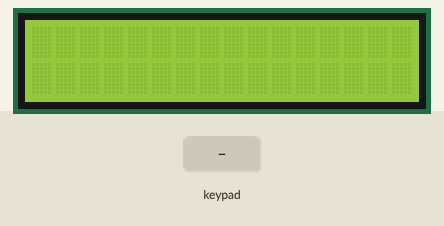
Simulated run of this sketch. Board: Arduino Mega 2560, built with avr-gcc and run on an emulated ATmega2560. On the bench: 16×2 character LCD. Inputs (shaded band) come from the test bench. What the sketch prints to the serial monitor is not drawn.

Above: at 1.2 s.
1.3 s: keypad keys 4 5 4 3 4 1 3 9 # pressed 0.4 s apart
At 4.9 s:
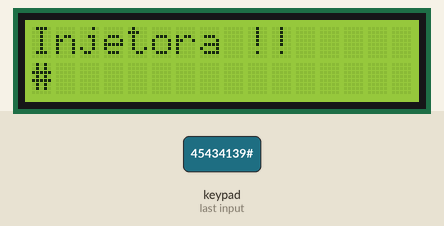
6.4 s: key 'A' pressed
At 7.4 s:
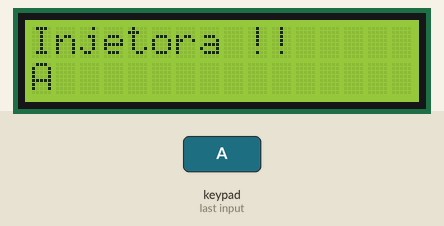
7.9 s: key 'B' pressed
At 8.7 s:
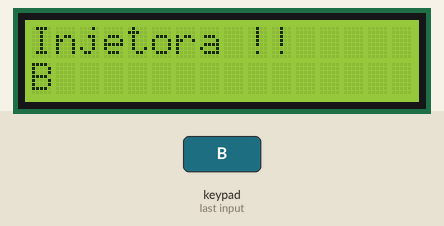
9.4 s: keypad keys 4 5 4 3 4 1 3 9 * pressed 0.4 s apart
At 13.6 s:
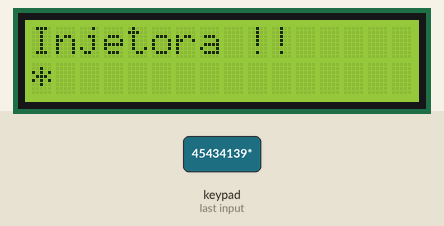
14.5 s: key 'C' pressed
At 14.9 s:
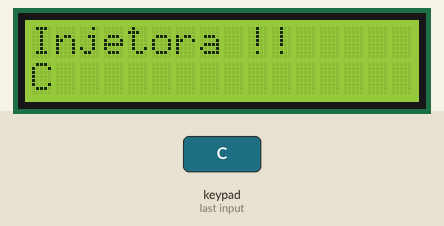
16.0 s: keypad keys 4 5 4 3 4 1 3 9 D pressed 0.4 s apart
At 16.21 s:
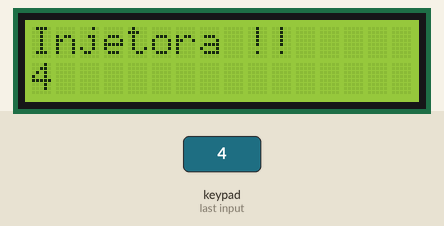
Timing chart, 0 to 19.0 s (numbered marks = the images above; inputs shaded):
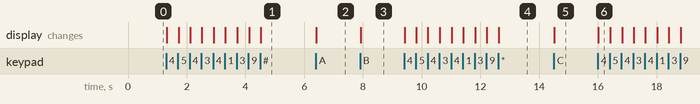

The sketch:

Display_Teclado.ino
```cpp
// (licence header left out)
#include <Keypad.h> // Biblioteca do codigo
#include <Wire.h>
#include <LiquidCrystal_I2C.h>
//Inicializa o display no endereco 0x27
LiquidCrystal_I2C lcd(0x27,16,2);

const byte LINHAS = 4; // Linhas do teclado
const byte COLUNAS = 4; // Colunas do teclado

const char TECLAS_MATRIZ[LINHAS][COLUNAS] = { // Matriz de caracteres (mapeamento do teclado)
  {'1', '2', '3', 'A'},
  {'4', '5', '6', 'B'},
  {'7', '8', '9', 'C'},
  {'*', '0', '#', 'D'}
};

//const byte PINOS_COLUNAS[COLUNAS] = {31, 33, 35, 37}; // Pinos de conexao com as linhas do teclado
//const byte PINOS_LINHAS[LINHAS] = {39, 41, 43, 45}; // Pinos de conexao com as colunas do teclado
//const byte PINOS_LINHAS[LINHAS] = {31, 33, 35, 37}; // Pinos de conexao com as linhas do teclado
//const byte PINOS_COLUNAS[COLUNAS] = {39, 41, 43, 45}; // Pinos de conexao com as colunas do teclado


const byte PINOS_LINHAS[COLUNAS] = {45, 43, 41, 39}; // Pinos de conexao com as linhas do teclado
const byte PINOS_COLUNAS[LINHAS] = {37, 35, 33, 31}; // Pinos de conexao com as colunas do teclado

Keypad teclado_personalizado = Keypad(makeKeymap(TECLAS_MATRIZ), PINOS_LINHAS, PINOS_COLUNAS, LINHAS, COLUNAS); // Inicia teclado

void setup() {
  Serial.begin(9600); // Inicia porta serial

  lcd.init();
  lcd.setBacklight(HIGH);
}

void loop() {

  char leitura_teclas = teclado_personalizado.getKey(); // Atribui a variavel a leitura do teclado

  if (leitura_teclas) { // Se alguma tecla foi pressionada
     Serial.println(leitura_teclas); // Imprime a tecla pressionada na porta serial
     lcd.setBacklight(HIGH);
     lcd.setCursor(0,0);
     lcd.print("Injetora !!");
     lcd.setCursor(0,1);
     lcd.print(leitura_teclas);
  }
}
```

Measured:
- after the input at 1.3 s, the display: first changes at once (image 1 shows a later state)
- after the input at 6.4 s, the display: changes at once (image 2)
- after the input at 7.9 s, the display: changes at once (image 3)
- after the input at 9.4 s, the display: first changes at once (image 4 shows a later state)
- after the input at 14.5 s, the display: changes at once (image 5)
- after the input at 16.0 s, the display: changes at once (image 6)
